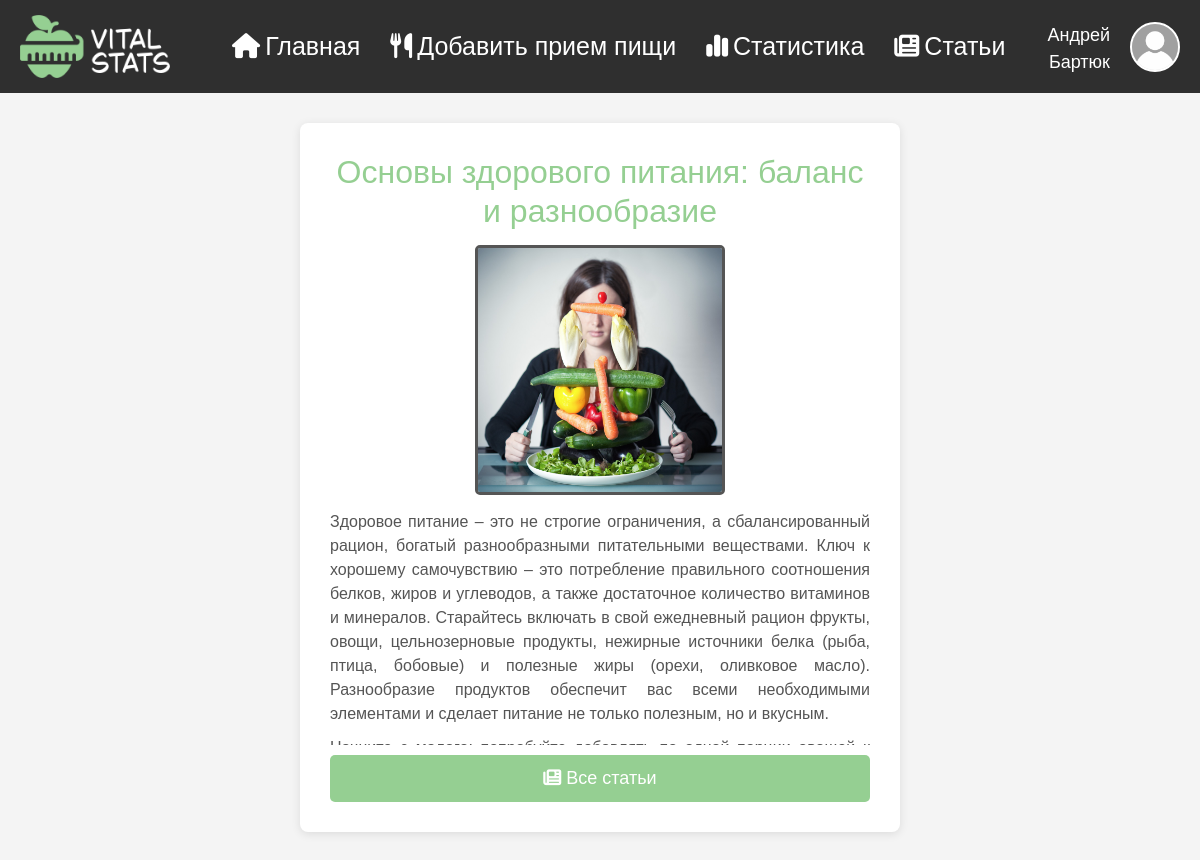
Page /article/1 (signed in) on the committed database.
### data/User.py (models this page shows, shortened)
class User(SqlAlchemyBase, UserMixin, SerializerMixin):
    __tablename__ = "user"
    id = sqlalchemy.Column(sqlalchemy.Integer, primary_key=True, autoincrement=True)
    email = sqlalchemy.Column(sqlalchemy.String, nullable=False, index=True, unique=True)
    surname = sqlalchemy.Column(sqlalchemy.String, nullable=False)
    name = sqlalchemy.Column(sqlalchemy.String, nullable=False)
    gender = sqlalchemy.Column(sqlalchemy.Integer, sqlalchemy.ForeignKey("gender.id"), nullable=False)
    goal = sqlalchemy.Column(sqlalchemy.Integer, sqlalchemy.ForeignKey("goal.id"), nullable=True, default=2)
    lifestyle = sqlalchemy.Column(sqlalchemy.Integer, sqlalchemy.ForeignKey("lifestyle.id"), nullable=True, default=3)
    age = sqlalchemy.Column(sqlalchemy.Integer, nullable=False)
    weight = sqlalchemy.Column(sqlalchemy.Integer, nullable=False)
    height = sqlalchemy.Column(sqlalchemy.Integer, nullable=False)
    is_admin = sqlalchemy.Column(sqlalchemy.Boolean, nullable=False, default=False)
    hashed_password = sqlalchemy.Column(sqlalchemy.String, nullable=True)
    gender_obj = sqlalchemy.orm.relationship("Gender")
    goal_obj = sqlalchemy.orm.relationship("Goal")
    lifestyle_obj = sqlalchemy.orm.relationship("Lifestyle")

### data/Article.py (models this page shows)
class Article(SqlAlchemyBase, SerializerMixin):
    __tablename__ = "article"
    id = sqlalchemy.Column(sqlalchemy.Integer, primary_key=True, autoincrement=True)
    title = sqlalchemy.Column(sqlalchemy.String, nullable=False)
    content = sqlalchemy.Column(sqlalchemy.String, nullable=False)
    accepted = sqlalchemy.Column(sqlalchemy.Boolean, nullable=False, default=True)
    user = sqlalchemy.Column(sqlalchemy.Integer, sqlalchemy.ForeignKey("user.id"), nullable=True)
    user_obj = sqlalchemy.orm.relationship("User")

### main.py (the view)
@login_required
@app.route("/article/<int:article_id>")
def article_browse(article_id):
    db_sess = db_session.create_session()
    article = db_sess.query(Article).get(article_id)
    if not article.accepted:
        return redirect("/article_list")
    return render_template("article.html", avatar_url=get_avatar_url(), article=article,
                           picture_url=get_article_picture_url(article.id))

### data/db_session.py (called while the page is built)
def create_session() -> Session:
    global __factory
    return __factory()

### main.py (called while the page is built)
@login_manager.user_loader
def load_user(user_id):
    db_sess = db_session.create_session()
    return db_sess.query(User).get(user_id)

def get_avatar_url():
    path = f"img/avatar/user_{current_user.id}.png"
    if os.path.exists("static/" + path):
        return url_for("static", filename=path)
    return url_for("static", filename="img/avatar/default.png")

def get_article_picture_url(article_id):
    path = f"img/article/article_{article_id}.png"
    if os.path.exists("static/" + path):
        return url_for("static", filename=path)
    return url_for("static", filename="img/article/default.png")

### templates/article.html (shortened to what this page needs)
{% extends "base.html" %}
{% block head %}
    <link rel="stylesheet" href="{{ url_for('static', filename='css/article_style.css') }}">
{% endblock %}
{% block content %}
    <div class="main-container">
        <div class="panel" style="max-width: 600px;">
            <h2 style="margin-bottom: 0;">{{ article.title }}</h2>
            <div style="overflow-x: hidden; overflow-y: scrollbar; width: 100%; max-height: 500px; margin-top: 15px;">
                <div style="display: flex; flex-direction: column; align-items: center; justify-content: center;">
                    <div class="article-pic" style="width: 250px; height: 250px;">
                        <img src="{{ picture_url }}">
                    </div>
                </div>
                {% for par in article.content.split("\n") %}
                    <p class="main-par" align="justify" style="width: 100%; margin: 0 0 10px 0;word-wrap: break-word;">{{ par }}</p>
                {% endfor %}
            </div>
            <a href="/article_list" class="btn btn-primary" style="margin: 10px 0 0 0;">
                <i class="fa-solid fa-newspaper fa-btn"></i>Все статьи
            </a>
        </div>
    </div>
{% endblock %}

### templates/base.html (shortened to what this page needs)
<!DOCTYPE html>
<html lang="ru">
<head>
    <link href="https://cdn.jsdelivr.net/npm/bootstrap@5.3.3/dist/css/bootstrap.min.css" rel="stylesheet">
    <link rel="stylesheet" href="https://cdnjs.cloudflare.com/ajax/libs/font-awesome/6.5.1/css/all.min.css" />
    <link rel="stylesheet" href="{{ url_for('static', filename='css/base_style.css') }}">
    {% block head %}{% endblock %}
</head>
<body>
    <nav class="navbar">
        <div class="navbar-left">
            <div class="navbar-logo">
                <a href="/"><img class="nav-logo" src="{{ url_for('static', filename='img/logo_light.png') }}"></a>
            </div>
        </div>
        <ul class="my-navbar-nav">
            <li><a href="/"><i class="fa-solid fa-house fa-btn"></i>Главная</a></li>
            <li><a href="/add_meal"><i class="fa-solid fa-utensils fa-btn"></i>Добавить прием пищи</a></li>
            <li><a href="/statistics"><i class="fa-solid fa-chart-simple fa-btn"></i>Статистика</a></li>
            <li><a href="/article_list"><i class="fa-solid fa-newspaper fa-btn"></i>Статьи</a></li>
        </ul>
        <div class="navbar-right">
            <a href="/profile" class="user-link">
                <div class="user-info">
                    {{ current_user.name }}<br>{{ current_user.surname }}
                </div>
                <div class="account-avatar">
                    <img src="{{ avatar_url }}" alt="VwV">
                </div>
            </a>
        </div>
    </nav>
    <div class="content">
        {% block content %}
        {% endblock %}
    </div>
</body>
</html>

### static/css/base_style.css (style rules this page uses)
* { outline: 1px solid transparent !important; }
body { font-family: 'BubbleSans', sans-serif; margin: 0; background-color: #f4f4f4; color: #000; }
.main-container { padding: 10px; display: flex; flex-direction: column; align-items: center; }
.panel { flex: 0; padding: 30px; border-radius: 8px; background-color: #fff; box-shadow: 0 2px 10px rgba(0, 0, 0, 0.1); }
.navbar { background-color: #2f2f2f; color: #000; padding: 15px 20px; display: flex; justify-content: space-between; align-items: center; }
.navbar-left { display: flex; align-items: center; }
.navbar-logo { font-size: 1.5em; font-weight: bold; margin-right: 20px; transition: filter 0.3s ease; }
.my-navbar-nav { display: flex; list-style: none; padding: 0; margin: 0; }
.my-navbar-nav li { margin: 0 15px; }
.my-navbar-nav a { font-size: 25px; color: #ffffff; text-decoration: none; transition: color 0.3s ease; }
.navbar-right { display: flex; align-items: center; }
.content { padding: 20px; }
.nav-logo { max-width: 150px; height: auto; }
.user-link { display: flex; align-items: center; text-decoration: none; color: inherit; }
.user-info { color: #ffffff; margin-right: 5px; margin-top: 5px; font-size: 18px; text-align: right; transition: color 0.3s ease; }
.account-avatar { width: 50px; height: 50px; border-radius: 50%; background-color: #ddd; overflow: hidden; margin-left: 15px; border: 2px solid #ffffff; transition: border 0.3s ease; }
.account-avatar img { display: block; width: 100%; height: 100%; object-fit: cover; }
.btn-primary { background-color: #95cf92; color: white; border: none; padding: 10px 10px; border-radius: 5px; font-size: 18px; transition: background-color 0.3s ease, transform 0.3s ease; margin-top: 12px; width: 100%; }
.main-par { color: #555; font-size: 16px; }
h2 { color: #95cf92; text-align: center; margin-bottom: 20px; }
.fa-btn { margin-right: 5px; }

### static/css/article_style.css (style rules this page uses)
.article-pic { width: 150px; height: 150px; border-radius: 5px; background-color: #ddd; overflow: hidden; border: 3px solid #555; margin-bottom: 15px; }
.article-pic img { display: block; width: 100%; height: 100%; object-fit: cover; }

### rows in the picture
User: name "Андрей", surname "Бартюк"
Article: title "Основы здорового питания: баланс и разнообразие"
